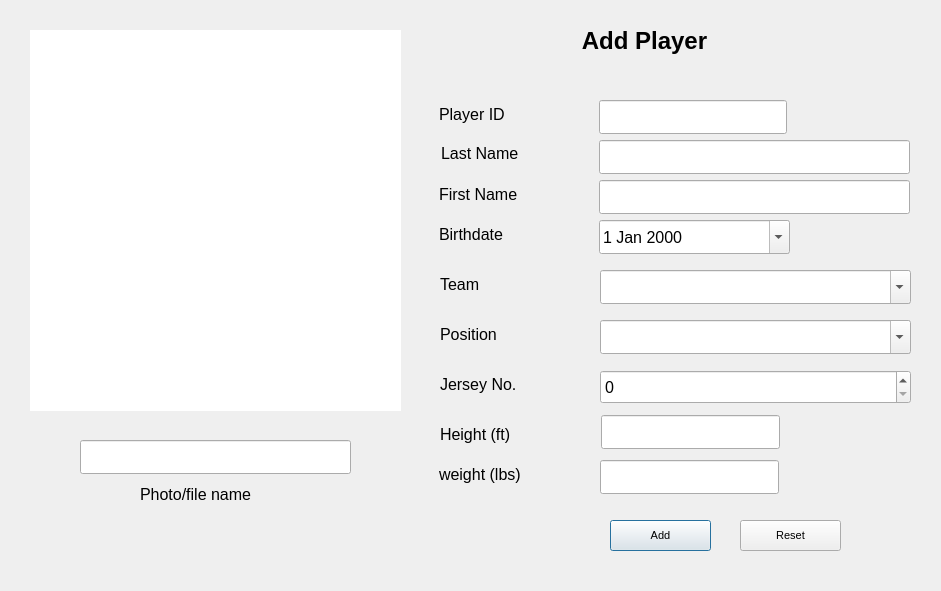
<?xml version="1.0" encoding="UTF-8"?>
<ui version="4.0">
 <class>addPlayerUI</class>
 <widget class="QDialog" name="addPlayerUI">
  <property name="windowModality">
   <enum>Qt::WindowModal</enum>
  </property>
  <property name="geometry">
   <rect>
    <x>0</x>
    <y>0</y>
    <width>941</width>
    <height>591</height>
   </rect>
  </property>
  <property name="font">
   <font>
    <family>Segoe UI</family>
    <pointsize>12</pointsize>
   </font>
  </property>
  <property name="windowTitle">
   <string>Add Player</string>
  </property>
  <property name="styleSheet">
   <string notr="true"/>
  </property>
  <widget class="QLabel" name="lbl_add_player">
   <property name="geometry">
    <rect>
     <x>549</x>
     <y>20</y>
     <width>191</width>
     <height>41</height>
    </rect>
   </property>
   <property name="font">
    <font>
     <family>Segoe UI</family>
     <pointsize>18</pointsize>
     <weight>75</weight>
     <bold>true</bold>
    </font>
   </property>
   <property name="text">
    <string>Add Player</string>
   </property>
   <property name="scaledContents">
    <bool>false</bool>
   </property>
   <property name="alignment">
    <set>Qt::AlignCenter</set>
   </property>
  </widget>
  <widget class="QLabel" name="lbl_player_id">
   <property name="geometry">
    <rect>
     <x>439</x>
     <y>100</y>
     <width>77</width>
     <height>28</height>
    </rect>
   </property>
   <property name="font">
    <font>
     <family>Segoe UI</family>
    </font>
   </property>
   <property name="text">
    <string>Player ID</string>
   </property>
  </widget>
  <widget class="QLabel" name="lbl_last_name">
   <property name="geometry">
    <rect>
     <x>441</x>
     <y>139</y>
     <width>91</width>
     <height>28</height>
    </rect>
   </property>
   <property name="text">
    <string>Last Name</string>
   </property>
  </widget>
  <widget class="QLabel" name="lbl_firstName">
   <property name="geometry">
    <rect>
     <x>439</x>
     <y>180</y>
     <width>94</width>
     <height>28</height>
    </rect>
   </property>
   <property name="text">
    <string>First Name</string>
   </property>
  </widget>
  <widget class="QLabel" name="lbl_birthdate">
   <property name="geometry">
    <rect>
     <x>439</x>
     <y>220</y>
     <width>80</width>
     <height>28</height>
    </rect>
   </property>
   <property name="text">
    <string>Birthdate</string>
   </property>
  </widget>
  <widget class="QDateEdit" name="de_birthdate">
   <property name="geometry">
    <rect>
     <x>599</x>
     <y>220</y>
     <width>191</width>
     <height>34</height>
    </rect>
   </property>
   <property name="calendarPopup">
    <bool>true</bool>
   </property>
  </widget>
  <widget class="QLabel" name="label_6">
   <property name="geometry">
    <rect>
     <x>440</x>
     <y>320</y>
     <width>70</width>
     <height>28</height>
    </rect>
   </property>
   <property name="text">
    <string>Position</string>
   </property>
  </widget>
  <widget class="QComboBox" name="cb_position">
   <property name="geometry">
    <rect>
     <x>600</x>
     <y>320</y>
     <width>311</width>
     <height>34</height>
    </rect>
   </property>
   <property name="autoFillBackground">
    <bool>false</bool>
   </property>
   <property name="editable">
    <bool>true</bool>
   </property>
  </widget>
  <widget class="QLabel" name="lbl_jersey_no">
   <property name="geometry">
    <rect>
     <x>440</x>
     <y>370</y>
     <width>88</width>
     <height>28</height>
    </rect>
   </property>
   <property name="text">
    <string>Jersey No.</string>
   </property>
  </widget>
  <widget class="QLabel" name="lbl_height">
   <property name="geometry">
    <rect>
     <x>440</x>
     <y>420</y>
     <width>89</width>
     <height>28</height>
    </rect>
   </property>
   <property name="text">
    <string>Height (ft)</string>
   </property>
  </widget>
  <widget class="QLabel" name="lbl_weight">
   <property name="geometry">
    <rect>
     <x>439</x>
     <y>460</y>
     <width>101</width>
     <height>28</height>
    </rect>
   </property>
   <property name="text">
    <string>weight (lbs)</string>
   </property>
  </widget>
  <widget class="QLineEdit" name="le_playerId">
   <property name="geometry">
    <rect>
     <x>599</x>
     <y>100</y>
     <width>188</width>
     <height>34</height>
    </rect>
   </property>
  </widget>
  <widget class="QLineEdit" name="le_lastName">
   <property name="geometry">
    <rect>
     <x>599</x>
     <y>140</y>
     <width>311</width>
     <height>34</height>
    </rect>
   </property>
  </widget>
  <widget class="QLineEdit" name="lineEdit_3">
   <property name="geometry">
    <rect>
     <x>599</x>
     <y>180</y>
     <width>311</width>
     <height>34</height>
    </rect>
   </property>
  </widget>
  <widget class="QPushButton" name="addBtn_addplayer">
   <property name="geometry">
    <rect>
     <x>610</x>
     <y>520</y>
     <width>101</width>
     <height>31</height>
    </rect>
   </property>
   <property name="font">
    <font>
     <pointsize>8</pointsize>
    </font>
   </property>
   <property name="text">
    <string>Add</string>
   </property>
  </widget>
  <widget class="QLineEdit" name="le_height">
   <property name="geometry">
    <rect>
     <x>601</x>
     <y>415</y>
     <width>179</width>
     <height>34</height>
    </rect>
   </property>
  </widget>
  <widget class="QLineEdit" name="le_weight">
   <property name="geometry">
    <rect>
     <x>600</x>
     <y>460</y>
     <width>179</width>
     <height>34</height>
    </rect>
   </property>
  </widget>
  <widget class="QPushButton" name="resetBtn_addplayer">
   <property name="geometry">
    <rect>
     <x>740</x>
     <y>520</y>
     <width>101</width>
     <height>31</height>
    </rect>
   </property>
   <property name="font">
    <font>
     <pointsize>8</pointsize>
    </font>
   </property>
   <property name="text">
    <string>Reset</string>
   </property>
  </widget>
  <widget class="QSpinBox" name="sb_jerseyNo">
   <property name="geometry">
    <rect>
     <x>600</x>
     <y>370</y>
     <width>311</width>
     <height>34</height>
    </rect>
   </property>
   <property name="styleSheet">
    <string notr="true"/>
   </property>
  </widget>
  <widget class="QWidget" name="widget" native="true">
   <property name="geometry">
    <rect>
     <x>30</x>
     <y>30</y>
     <width>371</width>
     <height>381</height>
    </rect>
   </property>
   <property name="styleSheet">
    <string notr="true">background-color: rgb(255, 255, 255);</string>
   </property>
   <widget class="QLabel" name="profilepic">
    <property name="geometry">
     <rect>
      <x>70</x>
      <y>60</y>
      <width>221</width>
      <height>251</height>
     </rect>
    </property>
    <property name="text">
     <string/>
    </property>
    <property name="pixmap">
     <pixmap>placeholder.jpg</pixmap>
    </property>
    <property name="alignment">
     <set>Qt::AlignCenter</set>
    </property>
   </widget>
  </widget>
  <widget class="QLabel" name="lbl_photoname">
   <property name="geometry">
    <rect>
     <x>140</x>
     <y>480</y>
     <width>141</width>
     <height>28</height>
    </rect>
   </property>
   <property name="text">
    <string>Photo/file name</string>
   </property>
  </widget>
  <widget class="QLineEdit" name="le_photoname">
   <property name="geometry">
    <rect>
     <x>80</x>
     <y>440</y>
     <width>271</width>
     <height>34</height>
    </rect>
   </property>
  </widget>
  <widget class="QLabel" name="label_7">
   <property name="geometry">
    <rect>
     <x>440</x>
     <y>270</y>
     <width>70</width>
     <height>28</height>
    </rect>
   </property>
   <property name="text">
    <string>Team</string>
   </property>
  </widget>
  <widget class="QComboBox" name="cb_team_addplayer">
   <property name="geometry">
    <rect>
     <x>600</x>
     <y>270</y>
     <width>311</width>
     <height>34</height>
    </rect>
   </property>
   <property name="autoFillBackground">
    <bool>false</bool>
   </property>
   <property name="editable">
    <bool>true</bool>
   </property>
  </widget>
 </widget>
 <resources/>
 <connections/>
</ui>
